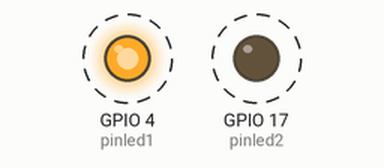
The program below on a simulated Raspberry Pi (BCM pin numbers). On the bench: output pins drawn as LEDs (lit = HIGH). Dashed ring = blinking.

Above: at 0.5 s.
Timing chart, 0 to 4.6 s (numbered marks = the images above):
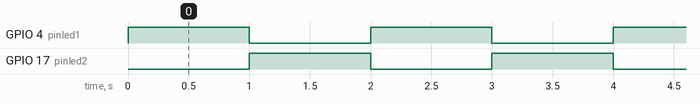

Measured:
- by itself, GPIO 4 (pinled1), GPIO 17 (pinled2): alternates HIGH for 1.0 s and LOW for 1.0 s

The program:

Ejer_1_dosleds_v2.py
```python
import RPi.GPIO as IO
import time

pinled1 = 4
pinled2 = 17
pausa = 1

def setup_gpio():
    IO.setmode(IO.BCM)
    IO.setup(pinled1, IO.OUT)
    IO.setup(pinled2, IO.OUT)

def blink_leds():
    IO.output(pinled1, IO.HIGH)
    IO.output(pinled2, IO.LOW)
    time.sleep(pausa)

    IO.output(pinled1, IO.LOW)
    IO.output(pinled2, IO.HIGH)
    time.sleep(pausa)

def netejaIO():
    IO.cleanup()

setup_gpio()

try:
    while True:
        blink_leds()

except KeyboardInterrupt:
    netejaIO()
```
